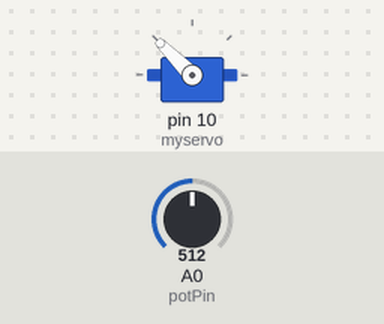
The sketch below on a simulated Arduino Uno, built with avr-gcc and run on an emulated ATmega328P. Parts: servo. Inputs (shaded band) come from the test bench; at power-on: A0 (potPin) = 512.

Above: at 1.2 s.
1.3 s: A0 (potPin) set to 716
At 2.1 s:
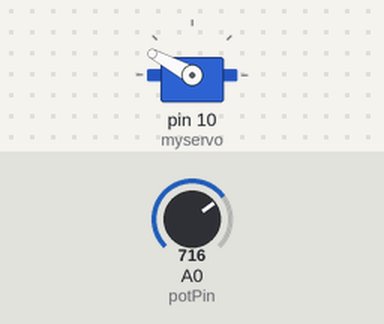
2.8 s: A0 (potPin) set to 900
At 4.0 s:
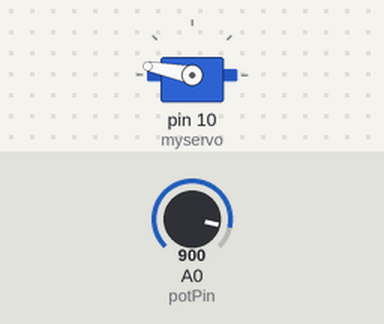
4.3 s: A0 (potPin) set to 1023
At 5.5 s:
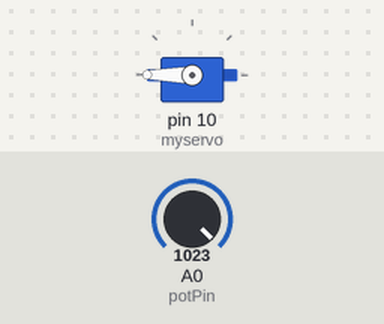
5.8 s: A0 (potPin) set to 306
At 6.4 s:
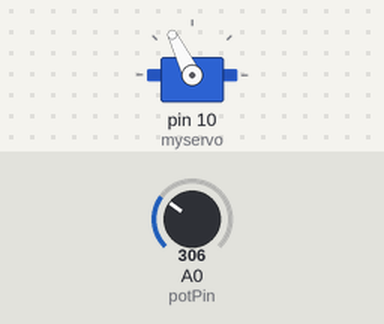
7.3 s: A0 (potPin) set to 0
At 7.8 s:
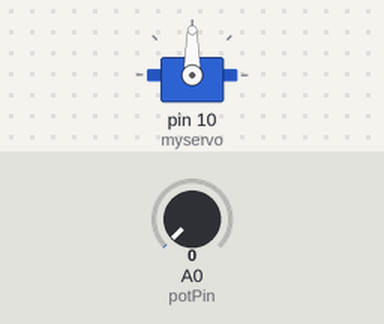
Timing chart, 0 to 9.8 s (numbered marks = the images above; inputs shaded):
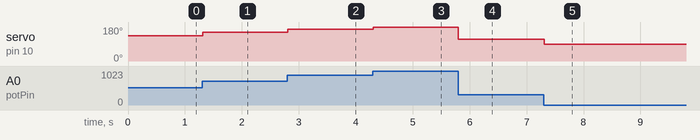

Measured:
- after the input at 1.3 s, servo on pin 10 (myservo): 135° → 152° at once
- after the input at 2.8 s, servo on pin 10 (myservo): 152° → 169° at once
- after the input at 4.3 s, servo on pin 10 (myservo): 169° → 180° at once
- after the input at 5.8 s, servo on pin 10 (myservo): 180° → 116° at once
- after the input at 7.3 s, servo on pin 10 (myservo): 116° → 90° at once

The sketch:

arduino_servo_knob.ino
```cpp
#include <Servo.h>

Servo myservo;  // create servo object to control a servo

int potPin = A0;  // analog pin used to connect the potentiometer
int val;    // variable to read the value from the analog pin

void setup() {
  myservo.attach(10);  // attaches the servo on pin 9 to the servo object
}

void loop() {
  val = analogRead(potPin);            // reads the value of the potentiometer (value between 0 and 1023)
  val = map(val, 0, 1023, 90, 180);     // scale it to use it with the servo (value between 0 and 180)
  myservo.write(val);                  // sets the servo position according to the scaled value
  delay(15);                           // waits for the servo to get there
}
```
